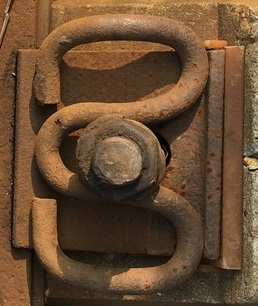
#> input picture opencv/img/sample.JPG, 258 x 306 px, found by its file name
$ python match.py
#> lines starting #> are read from the running program, lines starting #| are printed output that depends on the picture
import cv2

from matplotlib import pyplot as plt

import os.path


# 通道转换，opencv 默认为BGR； matlib 默认为RGB
def bgr2rgb(src):
    dst = cv2.cvtColor(src, cv2.COLOR_BGR2RGB)
    return dst


def template_match(src, temp):

    w, h = temp.shape[::-1]

    # 六种匹配算法
    # methods = ['cv2.TM_CCOEFF', 'cv2.TM_CCOEFF_NORMED', 'cv2.TM_CCORR',
    #             'cv2.TM_CCORR_NORMED', 'cv2.TM_SQDIFF', 'cv2.TM_SQDIFF_NORMED']

    methods = ['cv2.TM_SQDIFF']

    for meth in methods:
        src2 = src.copy()

        method = eval(meth)

        res = cv2.matchTemplate(src, temp, method)
        min_val, max_val, min_loc, max_loc = cv2.minMaxLoc(res)

        if method in [cv2.TM_SQDIFF, cv2.TM_SQDIFF_NORMED]:
            top_left = min_loc
        else:
            top_left = max_loc
        bottom_right = (top_left[0] + w, top_left[1] + h)

        cv2.rectangle(src2, top_left, bottom_right, 255, 5)

        print(meth)

        # [5 lines of commented-out code are left out]

        return src2


def plt_imgs(nx, ny, img_list):
    f, axes = plt.subplots(nx, ny, sharex = True, sharey = True)
    for rows in axes:
        for col in rows:
            item = img_list.pop()
            col.imshow(item, 'gray')

    plt.show()


def template_all():
    rootdir = 'img/V/'

    template = cv2.imread('img/sample.jpg', cv2.IMREAD_GRAYSCALE)
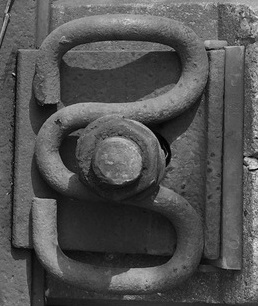
#> template: shape (306, 258); min 0, max 231, mean 82.1
    template_gb = cv2.GaussianBlur(template, (3, 3), 1.5)
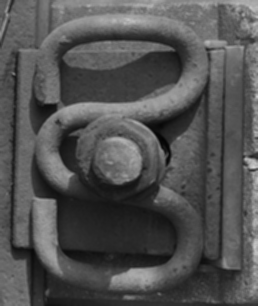
#> template_gb: shape (306, 258); min 3, max 211, mean 82.1


    img_lists = []
    for parent, dirnames, filenames in os.walk(rootdir):
        for fn in filenames:
            filedir = rootdir + fn
            img = cv2.imread(filedir, cv2.IMREAD_COLOR)
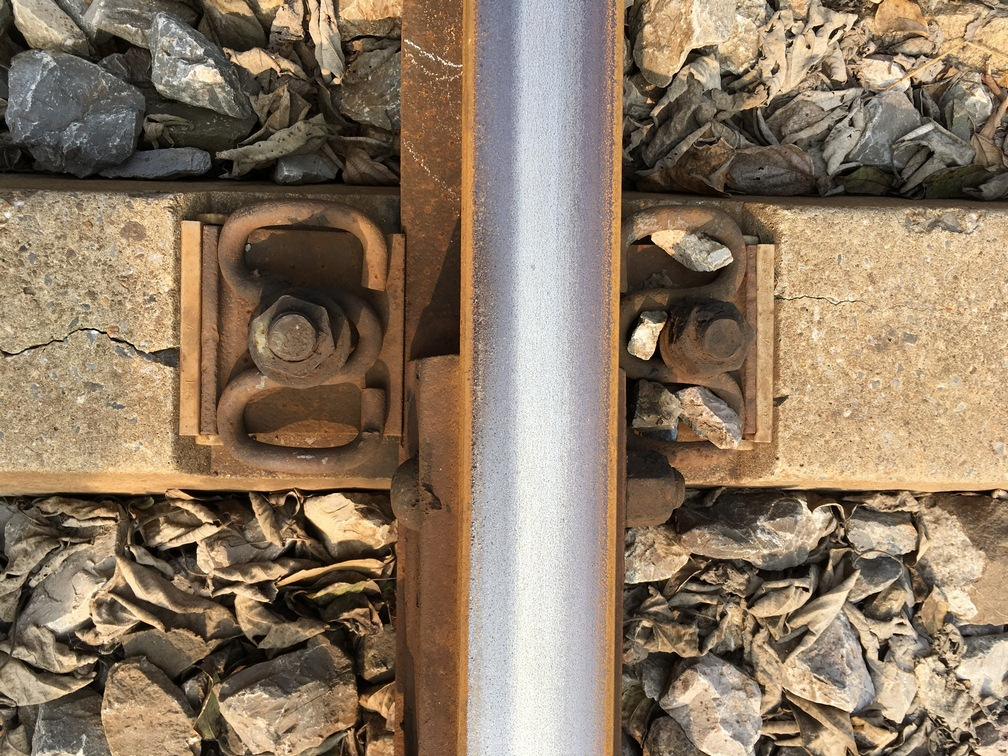
#> input picture opencv/img/V/IMG_2480.JPG, 1008 x 756 px
#> img is the input picture: shape (756, 1008, 3); mean B, G, R 99.8, 121.3, 140.3
            img_rgb = bgr2rgb(img)
            img_gray = cv2.cvtColor(img, cv2.COLOR_BGR2GRAY)
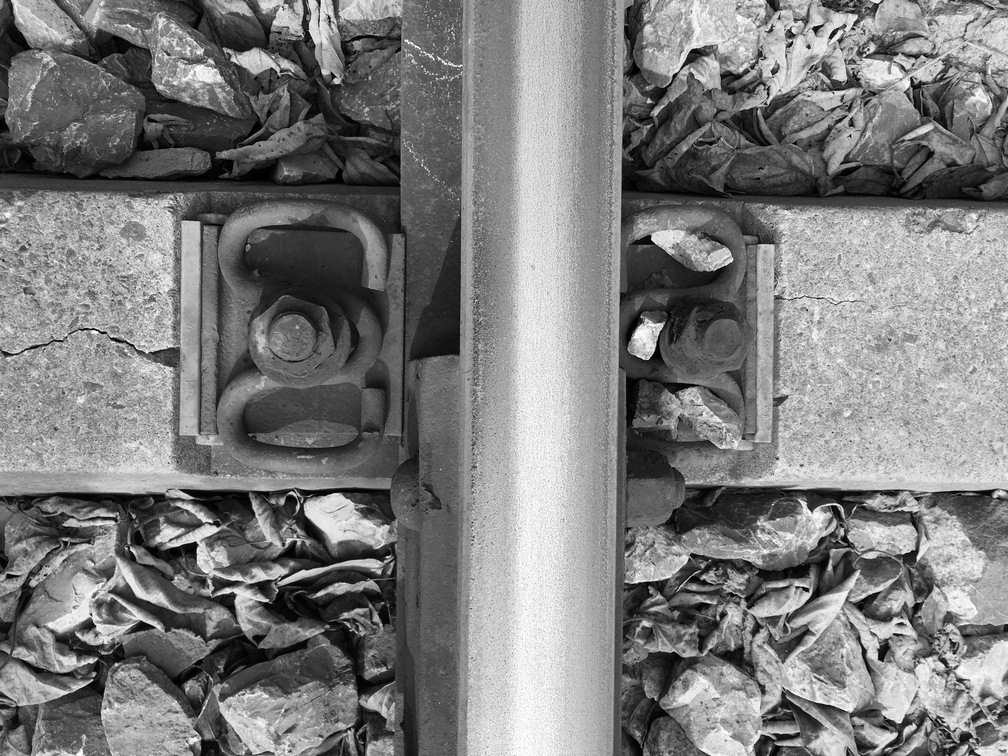
#> img_gray: shape (756, 1008); min 0, max 255, mean 124.5
            img_gray_gb = cv2.GaussianBlur(img_gray, (3, 3), 1.5)

            match2 = template_match(img_gray_gb, template_gb)
#> the loop in template_match, `for meth in methods:` made 1 pass
#> (min_val, max_val, max_loc, top_left, bottom_right) on pass 1: (169372576, 962180096, (750, 182), (209, 66), (467, 372))
#> pass 1, in template_match, `res = cv2.matchTemplate(src, temp, method)`:
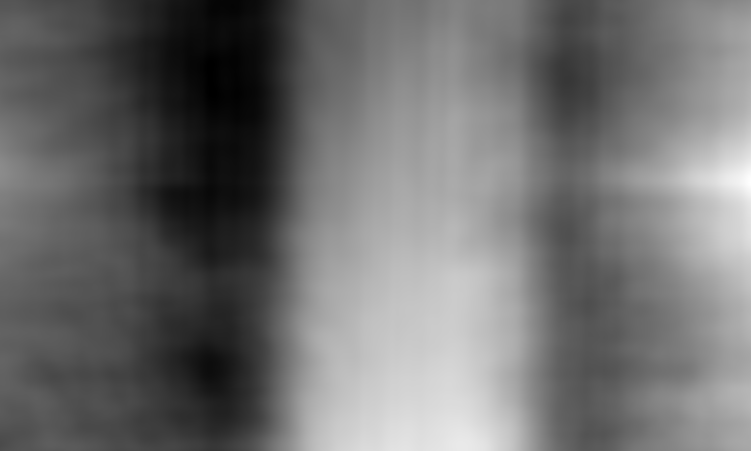
#> res: shape (451, 751) float32; min 169372576, max 962180096, mean 517176896; drawn with min black and max white
            img_lists.append(match2)

    plt_imgs(4, 5, img_lists)
#> the loop in plt_imgs, `for rows in axes:` made 1 pass


if __name__ == '__main__':
#> (the run stopped early here; a loop or call above may not have finished)
